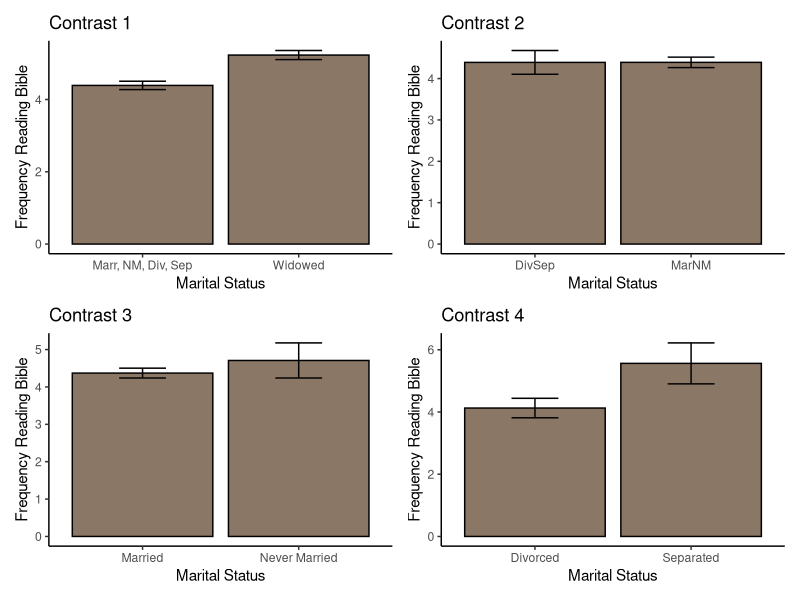

Write R code to recreate this figure. (Note: this script raises an error after producing the figure.)
library(dplyr)
library(car)
library(ggplot2)
library(patchwork)

dat <- readr::read_csv("23-Fall/psc204-fq23/lab6/age_religion_health.csv") |> 
  dplyr::mutate(married_04 = factor(married_04,
                                    levels = c("Widowed",
                                               "Married",
                                               "Never Married",
                                               "Divorced",
                                               "Separated"
                                               )))


anova_marital <- aov(Bible_04 ~ married_04, data=dat)
summary.aov(anova_marital)


# B -----------------------------------------------------------------------

c1 <- c(-1, 1/4, 1/4, 1/4, 1/4)
c2 <- c(0, -1, -1, 1, 1)
c3 <- c(0, 1, -1, 0, 0)
c4 <- c(0, 0, 0, 1, -1)
cont_matrix <- cbind(c1, c2, c3, c4)

contrasts(dat$married_04) <- cont_matrix
cont_matrix

anova_marital <- aov(Bible_04 ~ married_04, data=dat)

split_list <- list(
  married_04 = list(
    "Widowed vs all" = 1,
    "Divorced and Separated vs Married and Never Married" = 2,
    "Married vs Never married" = 3,
    "Divorced vs Separated" = 4
  )
)

s_aov <- summary.aov(anova_marital, split = split_list)


# C -----------------------------------------------------------------------

contr_data = dat |> 
  mutate("widowed_v_rest" = case_when(
    married_04 == "Widowed" ~ "Widowed", 
    TRUE ~ "Marr, NM, Div, Sep"),
    "MarNM_v_DivSep" = case_when(
      married_04 == "Married" | married_04 == "Never Married" ~ "MarNM",
      married_04 == "Divorced" | married_04 == "Separated" ~ "DivSep", 
      TRUE ~ NA_character_))

# Contrast 1: Widowed vs all

graph_data_c1 <- contr_data  |> 
  group_by(widowed_v_rest) %>%
  summarise(mean = mean(Bible_04, na.rm = TRUE),
            sd = sd(Bible_04, na.rm = TRUE),
            n = length(Bible_04)) %>%
  mutate(se = sd/sqrt(n))

graph_c1 <-  ggplot(data = graph_data_c1,
                  aes(x = widowed_v_rest,
                      y = mean))+
  geom_bar(stat = "identity",
           color = "black", fill = "peachpuff4")+
  geom_errorbar(width = .3, aes(ymin = mean - se,
                                ymax = mean + se))+
  theme_classic()+
  labs(x = "Marital Status",
       y = "Frequency Reading Bible",
       title = "Contrast 1")

# Contrast 2: (Married, Never Married) vs (Divorced, Separated)

graph_data_c2 <- contr_data |> 
  filter(!is.na(MarNM_v_DivSep)) |>  # note that we filtered out the NA in the grouping variable
  group_by(MarNM_v_DivSep) |> 
  summarise(mean = mean(Bible_04, na.rm = TRUE),
            sd = sd(Bible_04, na.rm = TRUE),
            n = length(Bible_04))  |> 
  mutate(se = sd/sqrt(n))

graph_c2  <- ggplot(data = graph_data_c2,
                  aes(x = MarNM_v_DivSep,
                      y = mean))+
  geom_bar(stat = "identity",
           color = "black", fill = "peachpuff4")+
  geom_errorbar(width = .3, aes(ymin = mean - se,
                                ymax = mean + se))+
  theme_classic()+
  labs(x = "Marital Status",
       y = "Frequency Reading Bible",
       title = "Contrast 2")

# Contrast 3: Married vs Never Married

graph_data_c3 <-  contr_data  |> 
  filter(married_04 == "Married" | married_04 == "Never Married") |> 
  group_by(married_04) |> 
  summarise(mean = mean(Bible_04, na.rm = TRUE),
            sd = sd(Bible_04, na.rm = TRUE),
            n = length(Bible_04)) |> 
  mutate(se = sd/sqrt(n))

graph_c3  <-  ggplot(data = graph_data_c3,
                  aes(x = married_04,
                      y = mean))+
  geom_bar(stat = "identity",
           color = "black", fill = "peachpuff4")+
  geom_errorbar(width = .3, aes(ymin = mean - se,
                                ymax = mean + se))+
  theme_classic()+
  labs(x = "Marital Status",
       y = "Frequency Reading Bible",
       title = "Contrast 3")

# Contrast 4: Divorced vs Separated

graph_data_c4 <-  contr_data  |> 
  filter(married_04 == "Divorced" | married_04 == "Separated") |> 
  group_by(married_04) |> 
  summarise(mean = mean(Bible_04, na.rm = TRUE),
            sd = sd(Bible_04, na.rm = TRUE),
            n = length(Bible_04)) |> 
  mutate(se = sd/sqrt(n))

graph_c4  <-  ggplot(data = graph_data_c4,
                     aes(x = married_04,
                         y = mean))+
  geom_bar(stat = "identity",
           color = "black", fill = "peachpuff4")+
  geom_errorbar(width = .3, aes(ymin = mean - se,
                                ymax = mean + se))+
  theme_classic()+
  labs(x = "Marital Status",
       y = "Frequency Reading Bible",
       title = "Contrast 4")

graph_c1 + graph_c2 + graph_c3 + graph_c4


# 3 -----------------------------------------------------------------------

aov_int <- aov(Weight_04 ~ married_04 + sex + married_04:sex, data= dat)
summary(aov_int)

graph_data <- 
  dat |> 
  group_by(married_04, sex) |> 
  filter(!is.na(married_04)) |> 
  summarise(mean = mean(Weight_04, na.rm=TRUE),
            sd = sd(Weight_04, na.rm=TRUE),
            N = length(Weight_04),
            se = sd / sqrt(N))

p1 <- ggplot(data = graph_data, 
       aes(sex, mean, fill = married_04)) + 
  geom_col(position = "dodge") + 
  geom_errorbar(width = .5, 
                aes(ymin = mean - se, ymax = mean + se),
                position = position_dodge(.9)) +
  theme_classic() + 
  labs(y = "Weight", 
       x = "Sex", 
       fill = "Marital Status",
       title = "Weight by Sex and Marital Status") 

p2 <- ggplot(data = graph_data, 
       aes(x = married_04, y = mean, fill = sex)) + 
  geom_bar(stat="identity", color = "black", position = position_dodge()) + 
  geom_errorbar(width = .5, 
                aes(ymin = mean - se, ymax = mean + se),
                position = position_dodge(.9)) + 
  theme_classic() + 
  labs(y = "Weight", 
       fill = "Sex",
       x = "Marital Status", 
       title = "Weight by Marital Status and Sex") 

# 4 -----------------------------------------------------------------------

status <- levels(dat$married_04)

purrr::map(status, ~summary(aov(Weight_04 ~ sex, data = contr_data, 
                               subset = married_04 == .x)))
summary(aov(SundaySchool_04 ~ sex, data = lab_data, 
            subset = HeartHealth_04 == "Poor"))

pairwise.t.test(dat$Bible_04, g = dat$married_04, p.adjust.method = "bonferroni")
